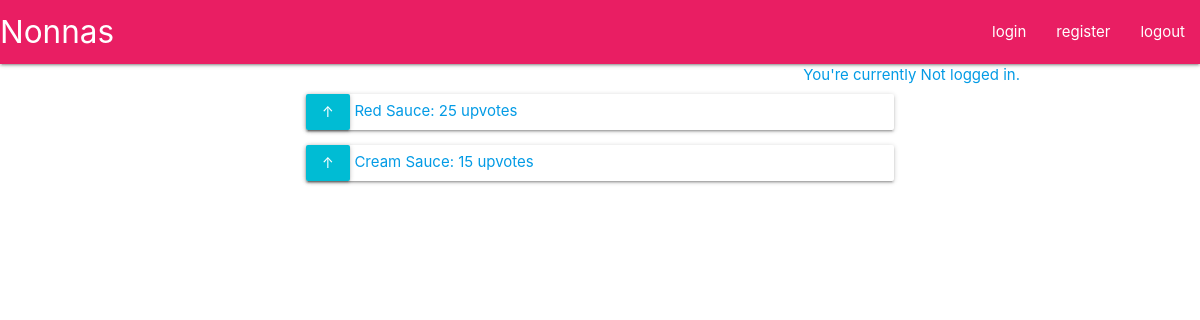
/nonnas/, run on an earlier commit of the app's database.
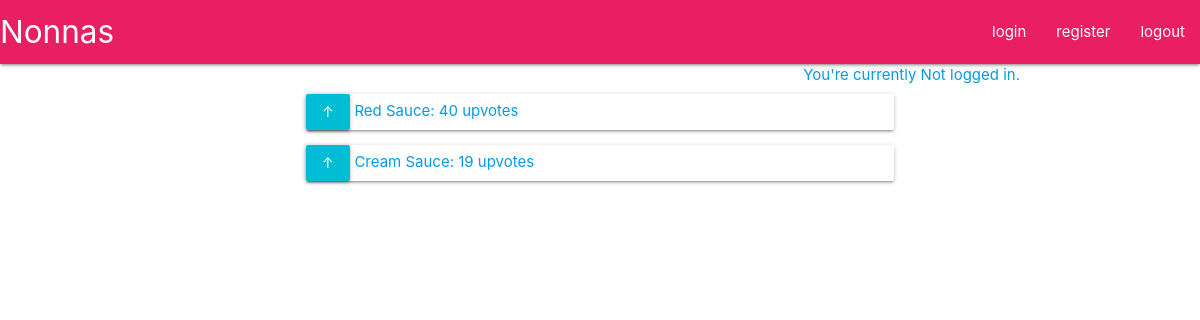
And on a later commit of the database.
### nonnas/models.py (models this page shows, shortened)
class Post(models.Model):
    title = models.CharField(max_length=200)
    content = models.TextField()
    votes = models.IntegerField(default=1, editable=False)

### nonnas/views.py (the view)
# urls.py: path('', views.homepage, name="homepage"),
def homepage(request):
    print(request.user)
    if request.user.is_authenticated:
        user=request.user.username
    else:
        user="Not logged in."
    if request.method == 'POST':
        post = get_object_or_404(Post, pk=request.POST['post'])
        post.votes += 1
        post.save()
    post_list = Post.objects.all()
    context = {'post_list': post_list, 'user': user}
    return render(request, 'nonnas/homepage.html', context)

### nonnas/templates/nonnas/homepage.html (shortened to what this page needs)
{% extends 'nonnas/header.html' %}
{% block content %}
	<a class="right">You're currently {{ user }} </a>
	<br>
	<div class="container">
		{% for post in post_list %}
		<form action="" method="POST">
			<div class="card">
				<button type="submit" class="cyan waves-effect wave-light btn"  name="post" id="post"  value="{{ post.id }}">↑</button>
				<a href="/nonnas/{{ post.id }}/"> {{ post.title }}: {{ post.votes }} upvotes</a>
			</div>
		</form>
		{% endfor %}
	</div>
{% endblock %}

What changed in the data, as far as the page shows it:
changed Post "Red Sauce": votes "25" → "40"
changed Post "Cream Sauce": votes "15" → "19"
